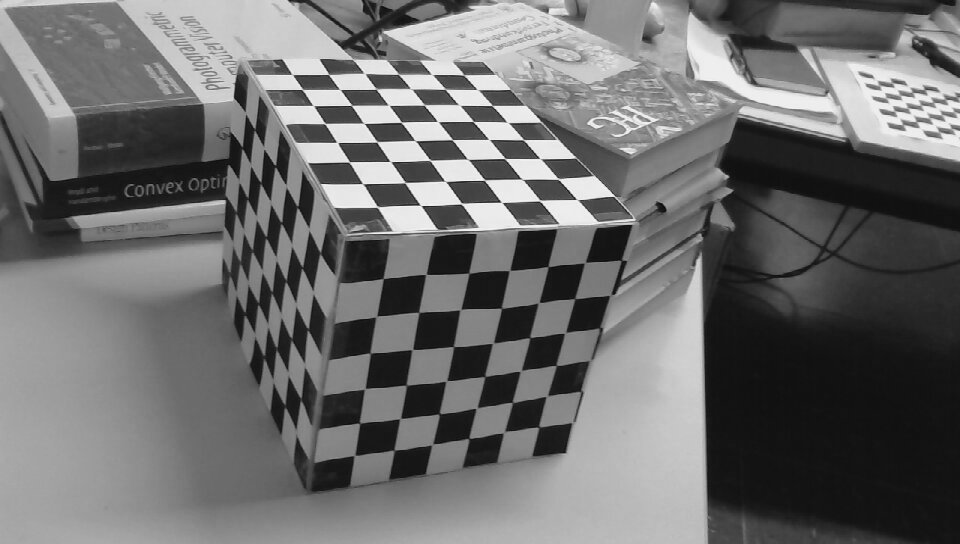
#> input picture DLT/checkerboard_cube/cube0.jpg, 960 x 544 px, found by its file name
$ python main.py
#> lines starting #> are read from the running program, lines starting #| are printed output that depends on the picture; after the words box and inside, x2 and y2 are one past the last pixel; in counts of white or black regions, pixels touching at a corner belong together
"""
Camera Calibration Using the DLT Method

This script implements the Direct Linear Transformation (DLT) method to compute the camera
projection matrix from 3D–2D correspondences obtained from an image of a checkerboard cube.
It then decomposes the projection matrix into the intrinsic matrix, rotation matrix, and
camera center, and assesses calibration quality by computing the reprojection error.
A visual overlay of the original (observed) 2D points and the reprojected points is also created.
"""

import numpy as np
import cv2


def dlt(x, X):
    """
    Compute the camera projection matrix P using the Direct Linear Transformation (DLT) method.

    Parameters:
        x (ndarray): An (N x 2) array of 2D image points (observed), where each row is [u, v].
        X (ndarray): An (N x 3) array of corresponding 3D control points, where each row is [X, Y, Z].

    Returns:
        P (ndarray): A (3 x 4) projection matrix that maps 3D points in homogeneous coordinates to 2D points.

    The following steps are performed:
    1. Convert 3D points to homogeneous coordinates by appending a 1 to each point.
    2. Build a linear system Ap = 0 from the correspondences (each correspondence contributes two rows).
    3. Solve the linear system using Singular Value Decomposition (SVD) and reshape the resulting
       12-element vector into a 3x4 projection matrix.
    """
    N = X.shape[0]
    # Convert 3D points to homogeneous coordinates
    if X.shape[1] == 3:
        X_h = np.hstack([X, np.ones((N, 1))])
    else:
        X_h = X.copy()

    A = []
    for i in range(N):
        X_i = X_h[i]  # (4,) homogeneous coordinate of 3D point
        u, v = x[i]
        # Each correspondence yields two equations:
        # Row 1:  -X_i   , 0s      , u * X_i
        # Row 2:  0s     , -X_i    , v * X_i
        row1 = np.hstack([-X_i, np.zeros(4), u * X_i])
        row2 = np.hstack([np.zeros(4), -X_i, v * X_i])
        A.append(row1)
        A.append(row2)
    A = np.array(A)

    # Solve using SVD. p is the singular vector corresponding to the smallest singular value.
    U, S, Vt = np.linalg.svd(A)
    p = Vt[-1]
    P = p.reshape(3, 4)
    return P


def rq_decomposition(A):
    """
    Compute the RQ decomposition of a 3x3 matrix.

    Parameters:
        A (ndarray): A (3 x 3) matrix, representing the first three columns of the projection matrix.

    Returns:
        R (ndarray): An upper-triangular matrix corresponding to the intrinsic parameters.
        Q (ndarray): An orthogonal matrix corresponding to the rotation.

    The decomposition is performed by reversing the rows of A, applying QR decomposition on the
    transposed matrix, and then flipping the factors appropriately.
    """
    # Reverse the order of rows
    A_flip = np.flipud(A)
    Q, R = np.linalg.qr(A_flip.T)
    R = np.flipud(R.T)
    Q = Q.T
    Q = np.fliplr(Q)
    return R, Q


def decompose_P(P):
    """
    Decompose the camera projection matrix P into intrinsic and extrinsic parameters.

    Parameters:
        P (ndarray): A (3 x 4) projection matrix.

    Returns:
        K (ndarray): A (3 x 3) intrinsic matrix.
        R (ndarray): A (3 x 3) rotation matrix representing the camera's orientation.
        X0 (ndarray): A (3,) vector representing the camera center in world coordinates.

    The steps are as follows:
    1. Extract M, the left 3x3 submatrix of P, and m4, the last column.
    2. Compute the camera center as X0 = -inv(M)*m4.
    3. Use RQ decomposition on M to obtain K and R.
    4. Normalize K so that its (3,3) entry is 1. A warning is printed if K[2,2] is zero.
    """
    M = P[:, :3]
    m4 = P[:, 3]
    # Compute camera center
    X0 = -np.linalg.inv(M) @ m4

    # Decompose M into K and R
    K, R = rq_decomposition(M)

    # Normalise K so that K[2,2] == 1
    if abs(K[2, 2]) > 1e-6:
        K = K / K[2, 2]
    else:
        print("Warning: K[2,2] is zero — can't normalize K.")
    return K, R, X0


def compute_reprojection_error(P, X, x_observed):
    """
    Compute the reprojection error by reprojecting the 3D points onto the image.

    Parameters:
        P (ndarray): A (3 x 4) projection matrix.
        X (ndarray): An (N x 3) array of 3D points.
        x_observed (ndarray): An (N x 2) array of observed 2D points.

    Returns:
        x_proj (ndarray): An (N x 2) array of reprojected 2D points.
        error (ndarray): A 1D array where each element is the Euclidean distance error for each point.
        mean_error (float): The mean of the reprojection errors.

    The 3D points are first converted to homogeneous coordinates, projected using P,
    and then converted back to 2D coordinates for comparison with the observed points.
    """
    N = X.shape[0]
    X_h = np.hstack([X, np.ones((N, 1))])
    x_proj_h = (P @ X_h.T).T  # resulting in homogeneous 2D coordinates
    x_proj = x_proj_h[:, :2] / x_proj_h[:, [2]]
    error = np.linalg.norm(x_observed - x_proj, axis=1)
    mean_error = np.mean(error)
    return x_proj, error, mean_error


def main():
    """
    Main function to execute the camera calibration pipeline.

    This function performs the following steps:
    1. Loads the 2D image points from file and defines the corresponding 3D control points.
    2. Computes the projection matrix P using the DLT method.
    3. Decomposes P to extract the intrinsic matrix K, rotation matrix R, and camera center X0.
    4. Rebuilds the projection matrix from the extracted calibration parameters.
    5. Reprojects the 3D points onto the image and computes the reprojection error.
    6. Visualizes the observed vs. reprojected points by overlaying them on the image.
    """
    # Define the 3D control points (based on the checkerboard cube dimensions)
    X = np.array([
        [0, 0, 0],
        [7, 0, 0],
        [7, 0, 7],
        [0, 0, 7],
        [7, 9, 7],
        [0, 9, 7],
        [0, 9, 0]
    ], dtype=np.float32)

    # Load the 2D image points from file (ensure the file 'image_points.npy' exists)
    x = np.load("image_points.npy")
#> (reads DLT/image_points.npy from the repository)
    print("2D image points:\n", x)

    # Compute the projection matrix using DLT
    P = dlt(x, X)
    print("\nProjection Matrix P:\n", P)

    # Decompose the projection matrix to extract calibration parameters
    K, R, X0 = decompose_P(P)
    print("\nIntrinsic Matrix K:\n", K)
    print("\nRotation Matrix R:\n", R)
    print("\nCamera Center X0:\n", X0)

    # Rebuild the projection matrix from the calibration parameters:
    # Compute translation t = -R * X0, then reconstruct P' = K * [R | t]
    t = -R @ X0.reshape(-1, 1)
    P_rebuilt = K @ np.hstack((R, t))

    # Reproject 3D points using the rebuilt projection matrix
    N = X.shape[0]
    X_h = np.hstack([X, np.ones((N, 1))])
    x_hat_h = (P_rebuilt @ X_h.T).T
    x_hat = x_hat_h[:, :2] / x_hat_h[:, [2]]
    print("\nReprojected image coordinates (x_hat):\n", x_hat)

    # Compute reprojection error
    err_reproj, _, mean_error = compute_reprojection_error(P_rebuilt, X, x)
    print("\nThe reprojection error (per point):\n", err_reproj)
    print("\nMean reprojection error: {:.2f} pixels".format(mean_error))

    # Visualise observed and reprojected points on the image
    img = cv2.imread("checkerboard_cube/data/cube0.jpg")
#> img is the input picture: shape (544, 960, 3); min 6, max 255, mean 109.8
    for pt in x:
        cv2.circle(img, tuple(np.round(pt).astype(int)), 5, (0, 0, 255), -1)  # Red circles (observed)
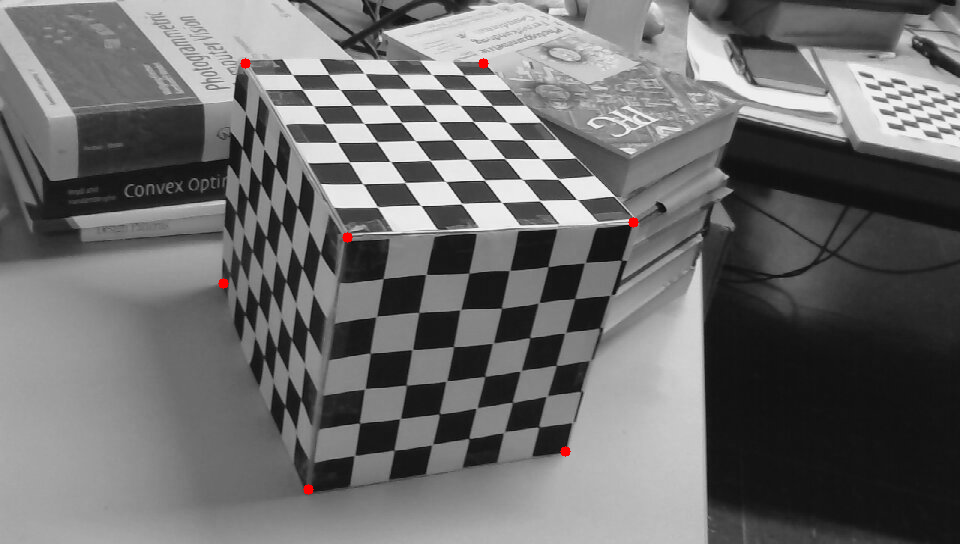
#> img: shape (544, 960, 3); 0.11% of pixels changed, all inside (x1, y1, x2, y2) = (218, 58, 639, 495)
    for pt in x_hat:
        cv2.circle(img, tuple(np.round(pt).astype(int)), 5, (0, 255, 0), 2)  # Green circles (reprojected)

    cv2.imwrite("reprojection_result.jpg", img)
    cv2.imshow("Observed (Red) vs Reprojected (Green)", img)
    print("\nPress any key on the image window to close it.")
    cv2.waitKey(0)
    cv2.destroyAllWindows()


if __name__ == '__main__':
    main()
